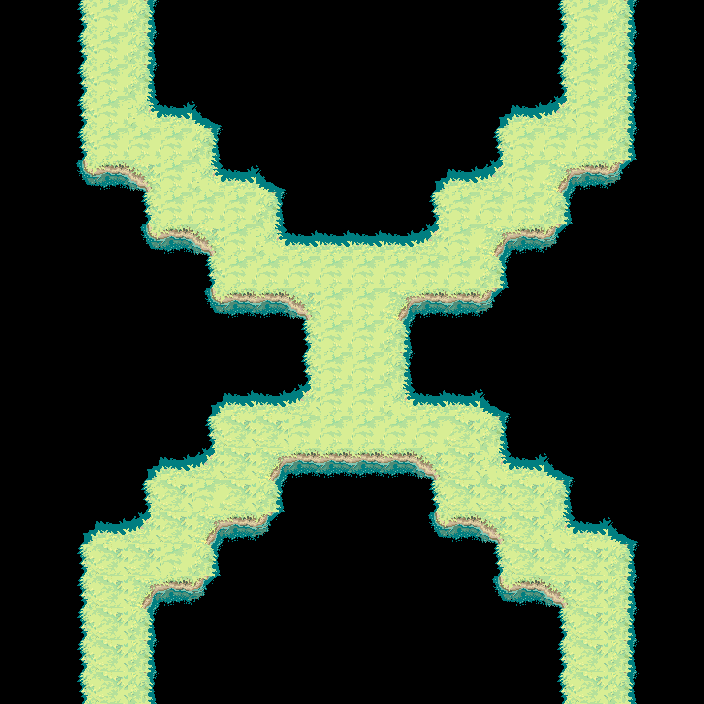

This is a level from a 2D game, rendered from its Tiled map with the project's own tilesets. A one-line summary and the map file follow, with tile-layer data summarised:
An orthogonal 22x22 tile map with 32x32 px tiles, 2 tile layers (grass, misc), 1 hidden layer not drawn, 2 tilesets.

<map version="1.0" orientation="orthogonal" width="22" height="22" tilewidth="32" tileheight="32">
 <tileset firstgid="1" source="tilesetgrassland2.tsx" />
 <tileset firstgid="379" source="collision.tsx" />
 <layer name="collision" width="22" height="22" visible="0">
  <properties>
   <property name="Type" value="grass" />
  </properties>
  <data>[484 cells, 200 non-empty, 2 distinct tile ids]</data>
 </layer>
 <layer name="grass" width="22" height="22">
  <data>[484 cells, 200 non-empty, 14 distinct tile ids]</data>
 </layer>
 <layer name="misc" width="22" height="22">
  <data>[484 cells, 0 non-empty, 0 distinct tile ids]</data>
 </layer>
</map>
